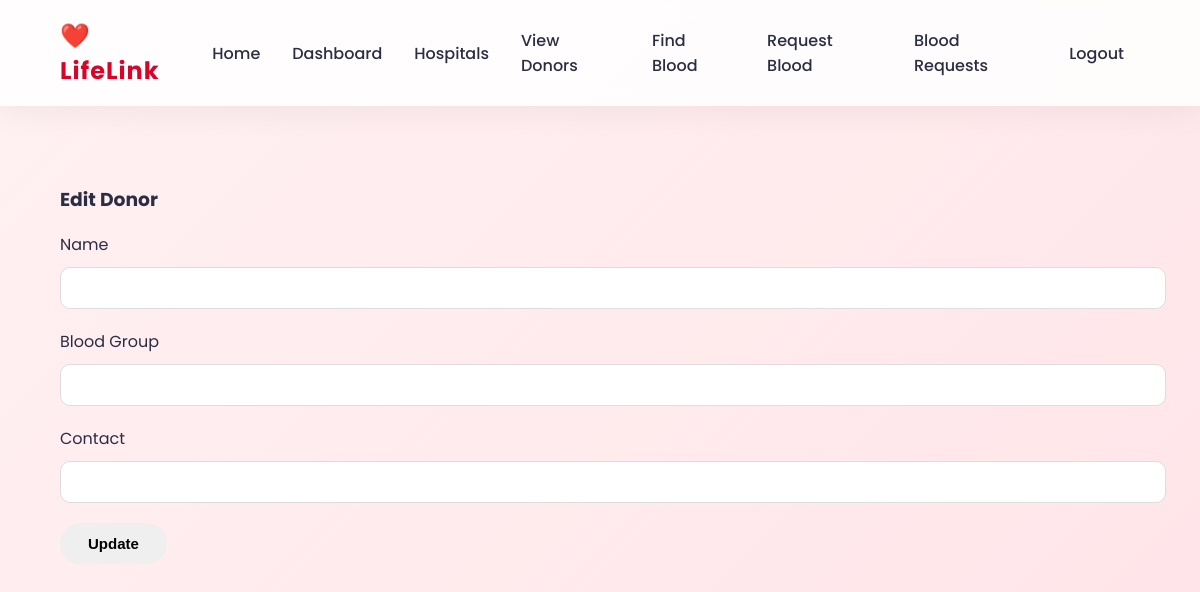
The app's page /edit_donor/1 (signed in), older data.
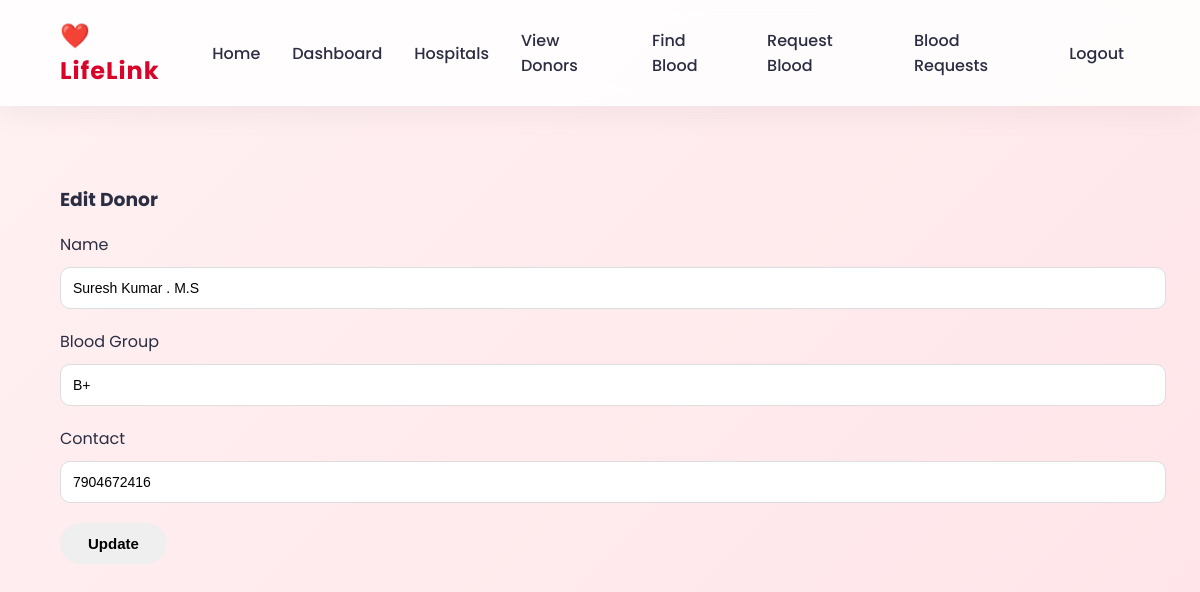
The same page, newer data.
### tables this page shows
CREATE TABLE donors(
        donor_id INTEGER PRIMARY KEY,
        name TEXT,
        age INTEGER,
        gender TEXT,
        blood_group TEXT,
        district TEXT,
        phone TEXT,
        email TEXT,
        bio TEXT
    );

### app.py (the view, shortened to what this page needs)
@app.route("/edit_donor/<int:donor_id>", methods=["GET", "POST"])
@login_required
def edit_donor(donor_id):
    if session.get("role") != "admin":
        flash("Unauthorized Access ❌")
        return redirect(url_for("donors"))
    conn = get_db()
    cursor = conn.cursor()
    cursor.execute("SELECT * FROM donors WHERE donor_id=?", (donor_id,))
    donor = cursor.fetchone()
    conn.close()
    return render_template("edit_donor.html", donor=donor)

### app.py (called while the page is built)
def get_db():
    conn = sqlite3.connect("database.db")
    conn.row_factory = sqlite3.Row
    return conn

def login_required(f):
    @wraps(f)
    def wrapper(*args, **kwargs):
        if "username" not in session:
            flash("Please login first")
            return redirect(url_for("login_page"))
        return f(*args, **kwargs)
    return wrapper

### templates/edit_donor.html
{% extends "base.html" %}
{% block content %}
<h3>Edit Donor</h3>
<form method="POST">
    <div class="mb-3">
        <label>Name</label>
        <input type="text" name="name" class="form-control" value="{{ donor[1] }}" required>
    </div>
    <div class="mb-3">
        <label>Blood Group</label>
        <input type="text" name="blood_group" class="form-control" value="{{ donor[4] }}" required>
    </div>
    <div class="mb-3">
        <label>Contact</label>
        <input type="text" name="contact" class="form-control" value="{{ donor[6] }}" required>
    </div>
    <button type="submit" class="btn btn-success">Update</button>
</form>
{% endblock %}

Row changes from the older to the newer data that the page shows:
added donors: name "Suresh Kumar . M.S", blood_group "B+", contact "7904672416"
